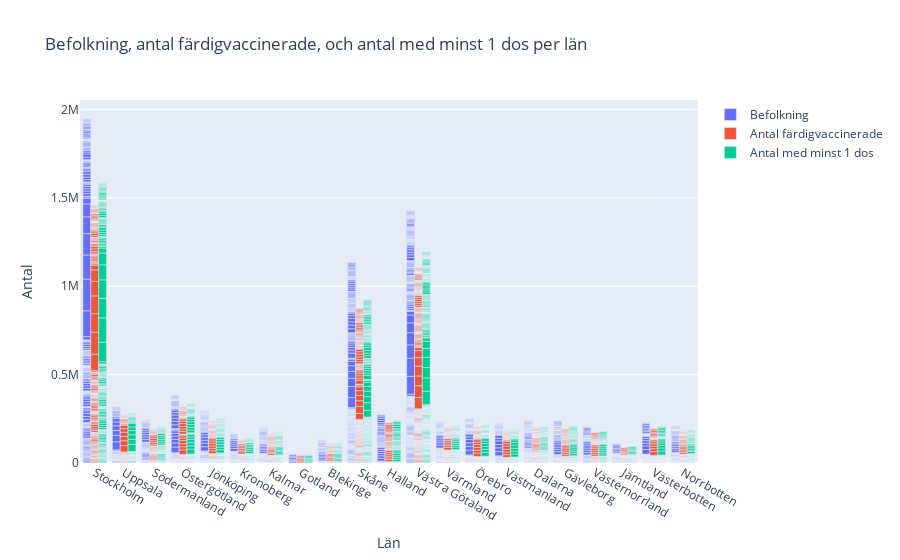

The notebook cell saved with this chart:
### Markdown cell above
## f) Draw a bar chart with counties in the x-axis and bars for population> 16 years, number at least 1 dose and number fully vaccinated.

### Code cell
from plotly.subplots import make_subplots # obtain 3 bars in the same shart based on :https://plotly.com/python/creating-and-updating-figures/

fig3 = make_subplots()
fig3.add_bar(name="Befolkning", x=vaccin["Län_namn"], y=vaccin["Befolkning"])
fig3.add_bar(name="Antal färdigvaccinerade", x=vaccin["Län_namn"], y=vaccin["Antal färdigvaccinerade"])
fig3.add_bar(name="Antal med minst 1 dos", x=vaccin["Län_namn"], y=vaccin["Antal minst 1 dos"])
      
fig3.update_layout( xaxis_title='Län', yaxis_title='Antal', 
                    title="Befolkning, antal färdigvaccinerade, och antal med minst 1 dos per län")
fig3.update_layout(barmode='group')
fig3.show()
plt.savefig("visualiseringar/Befolkning, antal färdigvaccinerade, och antal med minst 1 dos per län.png")

### Figure 1 — Plotly figure (JSON) as saved in the notebook; plotly's stock layout.template omitted (floating-point values rounded to 4 significant figures; data arrays with more than 128 entries replaced by an {"elided": "..."} marker saying what was removed)
{"data": [{"name": "Befolkning", "type": "bar", "x": {"elided": "2610 str values"}, "y": {"elided": "2610 int values"}}, {"name": "Antal färdigvaccinerade", "type": "bar", "x": {"elided": "2610 str values"}, "y": {"elided": "2610 int values"}}, {"name": "Antal med minst 1 dos", "type": "bar", "x": {"elided": "2610 str values"}, "y": {"elided": "2610 int values"}}], "layout": {"barmode": "group", "title": {"text": "Befolkning, antal färdigvaccinerade, och antal med minst 1 dos per län"}, "xaxis": {"anchor": "y", "domain": [0, 1], "title": {"text": "Län"}}, "yaxis": {"anchor": "x", "domain": [0, 1], "title": {"text": "Antal"}}}}
